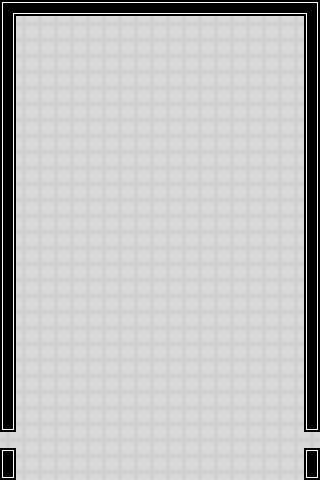

This is a level from a 2D game, rendered from its Tiled map with the project's own tilesets. A one-line summary and the map file follow, with tile-layer data summarised:
An orthogonal 20x30 tile map with 16x16 px tiles, 1 tile layer (Tile Layer 1).

<map version="1.0" orientation="orthogonal" width="20" height="30" tilewidth="16" tileheight="16">
 <tileset firstgid="1" name="bg" tilewidth="16" tileheight="16">
  <image source="tiles.png" width="192" height="144" />
 </tileset>
 <layer name="Tile Layer 1" width="20" height="30">
  <data>[600 cells, 600 non-empty, 7 distinct tile ids]</data>
 </layer>
</map>
